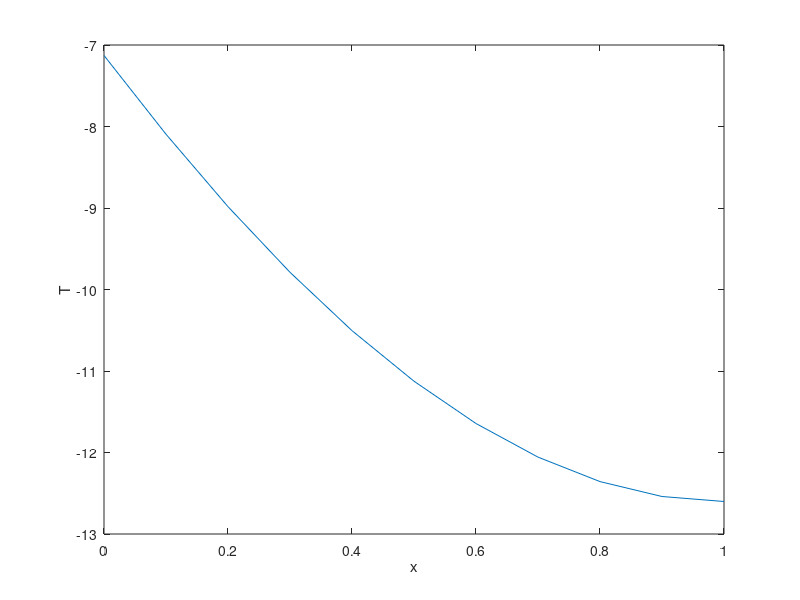

The MATLAB source for this figure:
close all
clear all
clc
% ------------------------------------------------
% datos
% largo de la barra
L=1;

% paso de la malla
dx=0.1;

% paso al cuadrado
dx2=dx.^2;

% nodos de la malla
x=0:dx:L;

% cantidad de nodos de la malla
n=length(x);

% define la matriz K y el vector f
K=zeros(n,n);
f=zeros(n,1);

% estructura para cada nodo
nodo=[1 -2+dx2 1];

% crea la matriz y el vector
for k=2:n-1
    K(k,(k-1:k+1))=nodo;
    f(k)=4*dx2*x(k)*(x(k)-1);
end

% corrige los nodos de la frontera porque hay flujos en los extremos
K(1,1:2)=[(-2+dx2)/2 1];
f(1)=2*dx2*x(k)*(x(k)-1)-10*dx;

K(n,(n-1:n))=[1 (-2+dx2)/2];
f(n)=2*dx2*x(k)*(x(k)-1);

% resuelve el sistema
phi=K\f;

% grafica la solucion aproximada
figure;
plot(x,phi);
xlabel('x');
ylabel('T');
% ------------------------------------------------